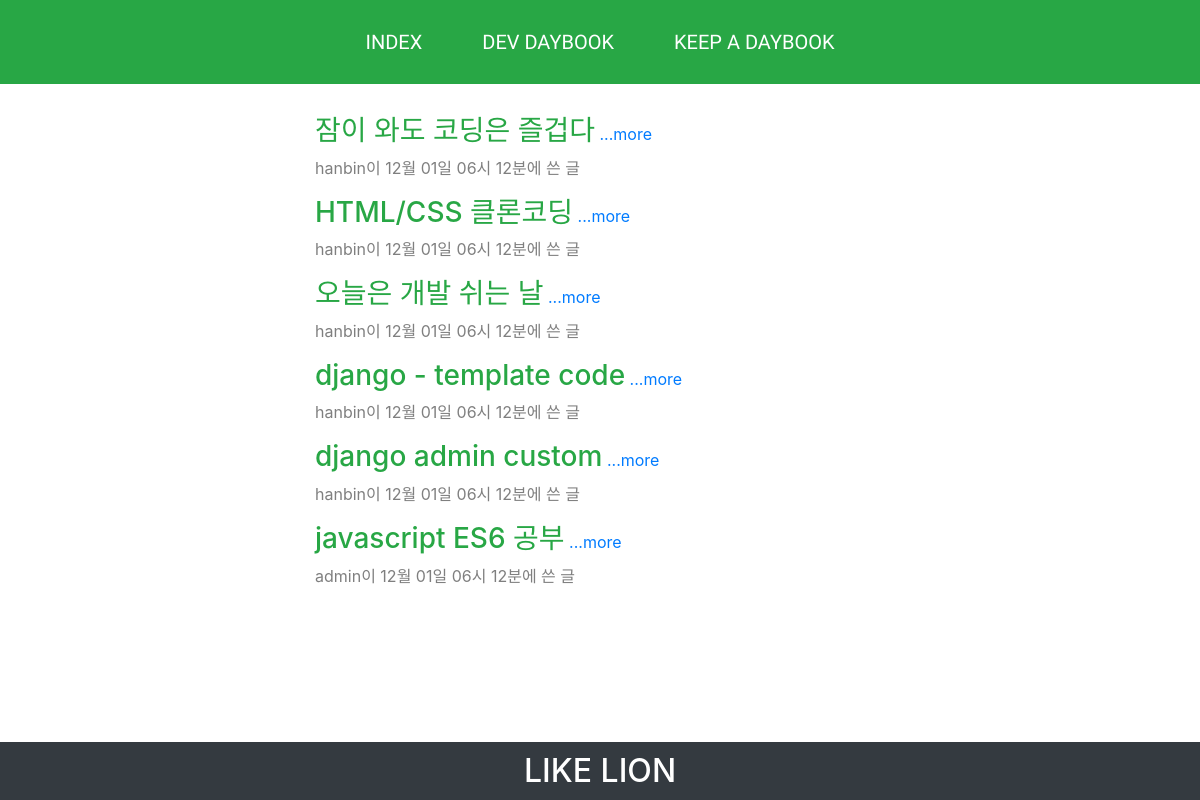
Before: /boardview/ with the older database file.
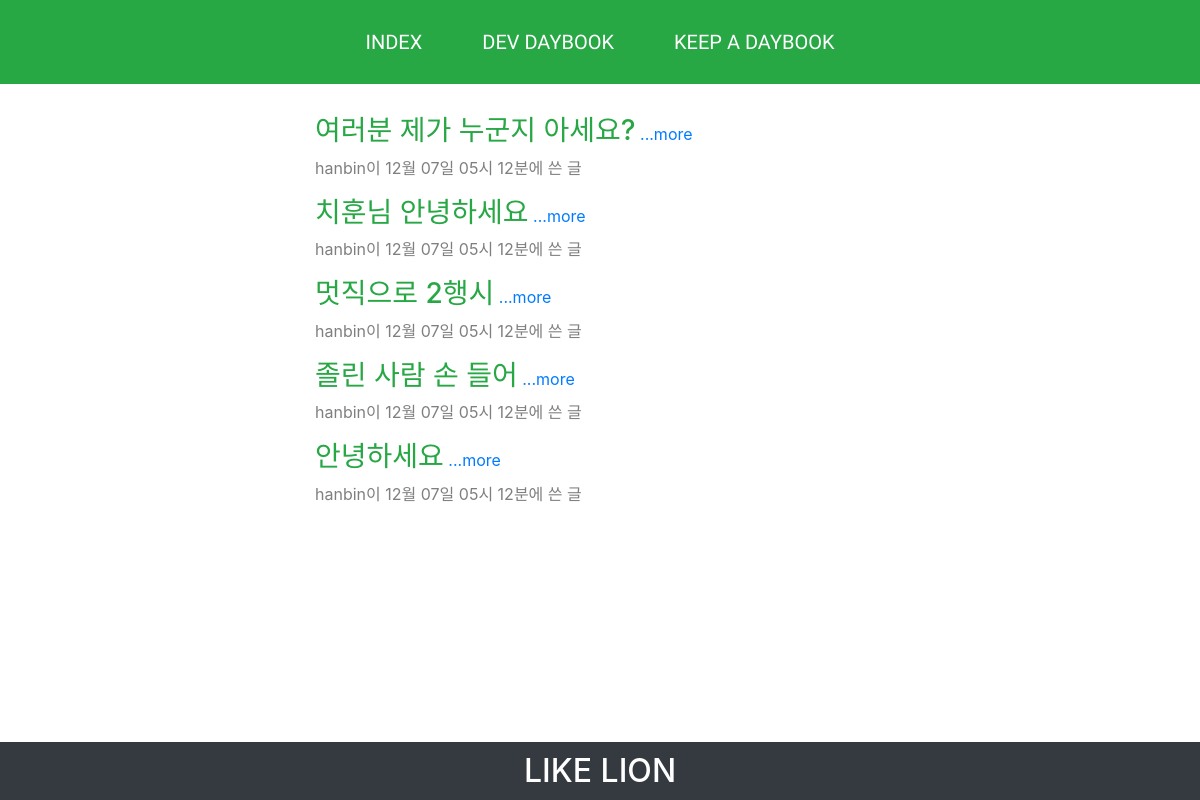
After: the same page with the newer database file.
### diaryboard/models.py (models this page shows, shortened)
class Post(models.Model):
    author = models.ForeignKey(settings.AUTH_USER_MODEL, on_delete=models.CASCADE)
    title = models.CharField(max_length=200)
    content = models.TextField()
    created_date = models.DateTimeField(auto_now=True)
    def summary(self):
        return self.title[:100]

### diaryboard/views.py (the view)
# urls.py: path('boardview/', diaryboard.views.boardview, name='boardview'),
def boardview(request):
    posts = all_posts.order_by('-id')
    paginator = Paginator(posts,7)
    page = request.GET.get('page')
    context = {
        'posts': posts,
        'pages': paginator.get_page(page)
    }
    return render(request,'boardview.html',context)

### diaryboard/templates/boardview.html (shortened to what this page needs)
{% extends 'base.html' %}
{% load static %}
{% block content %}
<div class="boardContainer">
    {% for post in pages%}
    <h3 class="text-success">{{post.summary}}</h3> <a href="{% url 'detail' post.id %}">...more</a>
    <p class="mb-3 text-black-50">{{post.author}}이 {{post.created_date|date:"m월 d일 h시 m분"}}에 쓴 글</p>
    {% endfor %}
</div>
{% endblock %}

### devDiary/templates/base.html (shortened to what this page needs)
{% load static %}
<!DOCTYPE html>
<html lang="en">
<head>
    <link rel="stylesheet" href="https://stackpath.bootstrapcdn.com/bootstrap/4.4.1/css/bootstrap.min.css">
    <link rel="stylesheet" href="{% static 'css/style.css' %}">
</head>
<body>
    <header class="bg-success">
        <a href="{% url 'index'%}">
            <h5> INDEX </h5>
        </a>
        <a href="{% url 'boardview'%}">
            <h5> DEV DAYBOOK </h5>
        </a>
        <a href="{% url 'boardwrite'%}">
            <h5> KEEP A DAYBOOK </h5>
        </a>
    </header>
    {% block content %}
    {% endblock %}
    <footer class="bg-dark">
        <h2>LIKE LION</h2>
    </footer>
</body>
</html>

### diaryboard/static/css/style.css (style rules this page uses)
h1,h2,p { padding: 0px; margin: 0px; }
body { min-height: 100%; }
header { display: flex; justify-content: center; }
header h5 { margin: 30px 30px; color: white; font-family: 'Oswald', sans-serif; }
footer { position: absolute; bottom: 0px; width: 100%; padding: 10px; color: white; text-align: center; }
.boardContainer { padding-left: 15px; width: 50%; margin: 30px auto; max-height: 514px; overflow: scroll; }
.boardContainer h3 { display: inline-block; }

Changed rows visible on the page:
removed Post: summary "잠이 와도 코딩은 즐겁다", author "hanbin", created_date "12월 01일 06시 12분"
removed Post: summary "HTML/CSS 클론코딩", author "hanbin", created_date "12월 01일 06시 12분"
removed Post: summary "오늘은 개발 쉬는 날", author "hanbin", created_date "12월 01일 06시 12분"
removed Post: summary "django - template code", author "hanbin", created_date "12월 01일 06시 12분"
removed Post: summary "django admin custom", author "hanbin", created_date "12월 01일 06시 12분"
removed Post: summary "javascript ES6 공부", author "admin", created_date "12월 01일 06시 12분"
added Post: summary "여러분 제가 누군지 아세요?", author "hanbin", created_date "12월 07일 05시 12분"
added Post: summary "치훈님 안녕하세요", author "hanbin", created_date "12월 07일 05시 12분"
added Post: summary "멋직으로 2행시", author "hanbin", created_date "12월 07일 05시 12분"
added Post: summary "졸린 사람 손 들어", author "hanbin", created_date "12월 07일 05시 12분"
added Post: summary "안녕하세요", author "hanbin", created_date "12월 07일 05시 12분"
